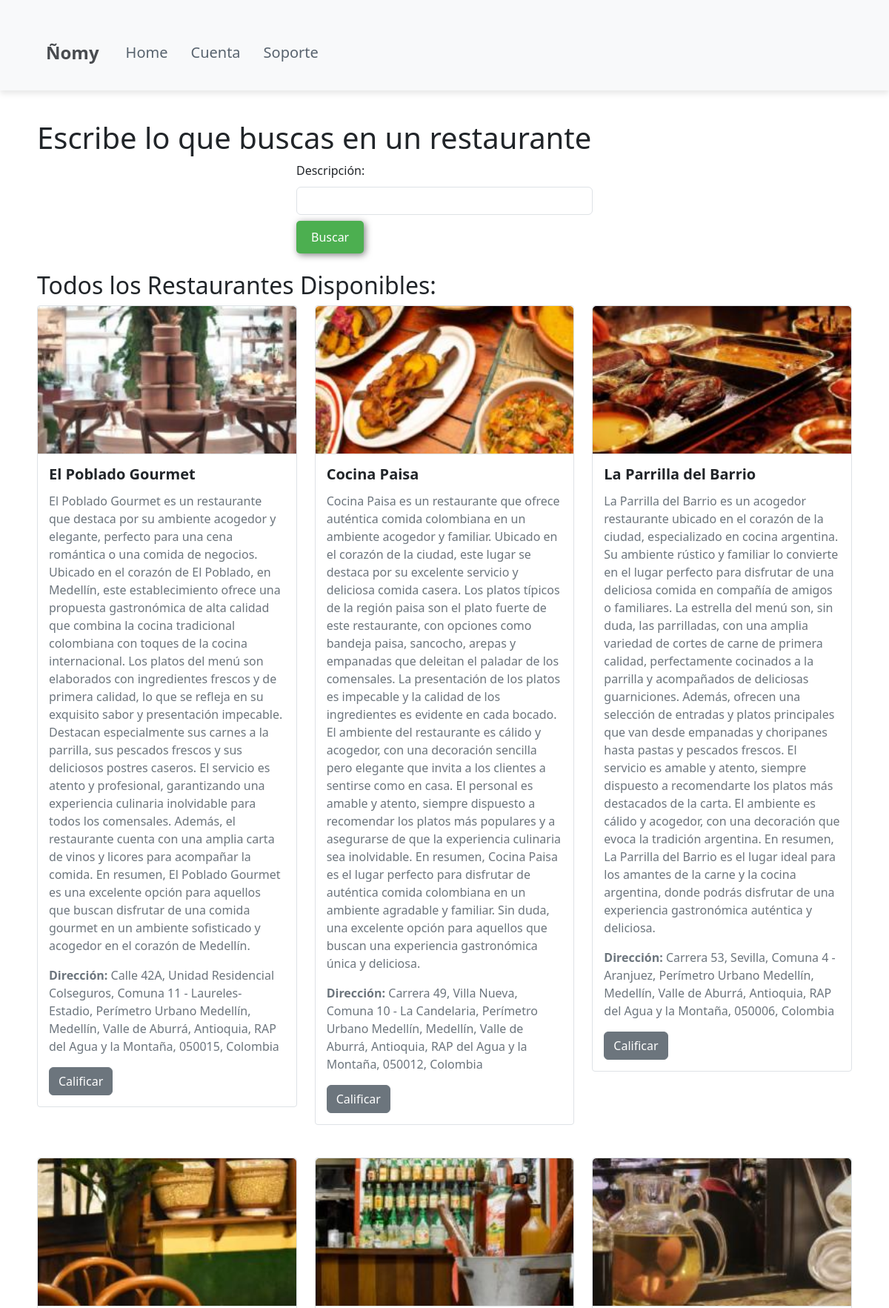
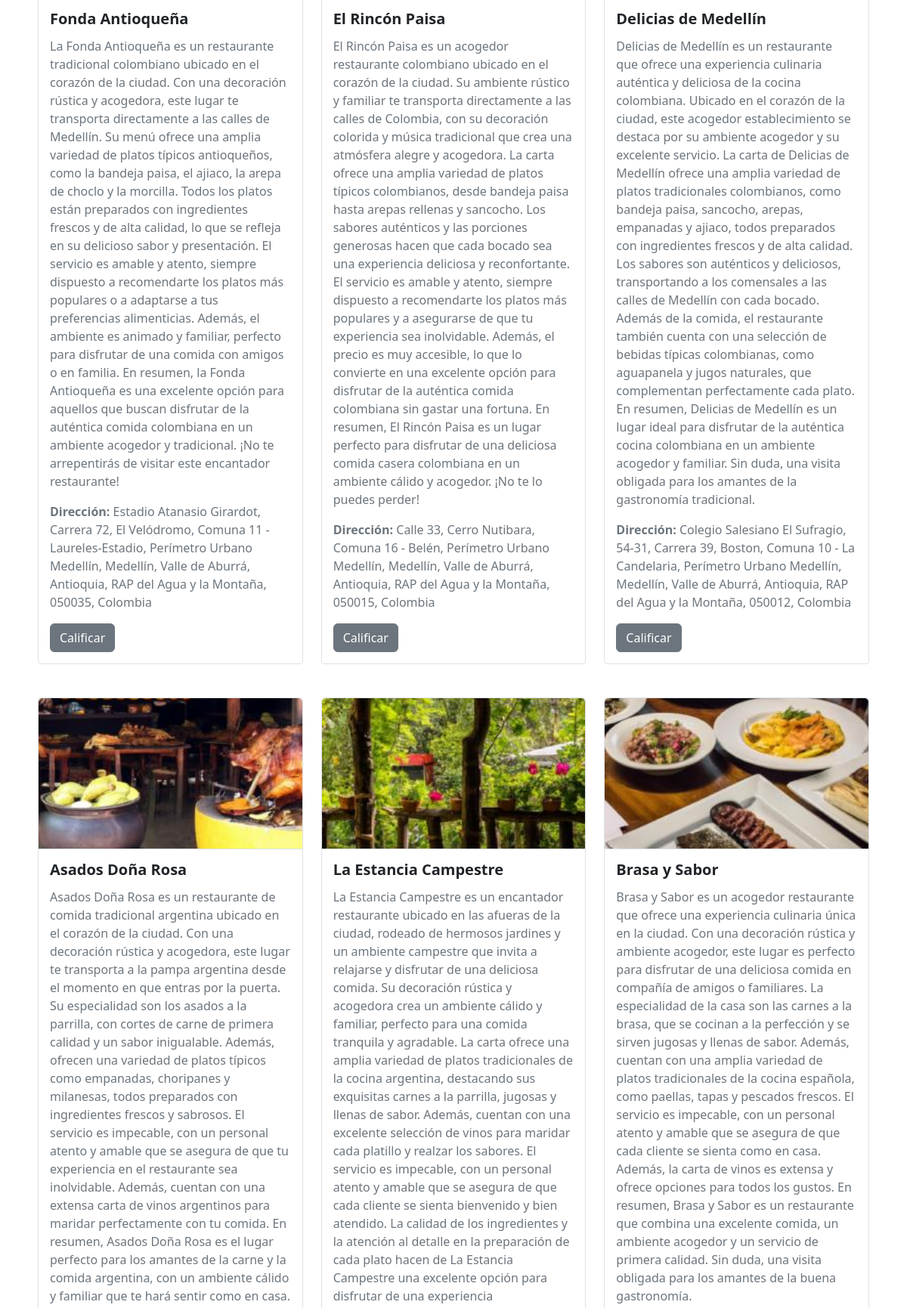
/restaurant/ (upper part), run on the app's committed database (2 pictures, top to bottom).
### restaurant/models.py (models this page shows, shortened)
class Restaurant(models.Model):
    nombre = models.CharField(max_length=250)
    descripcion = models.CharField(max_length=1000)
    latitud = models.CharField(max_length=250)
    longitud = models.CharField(max_length=250)
    image = models.ImageField(upload_to='nomy/images/', default='nomy/images/default.jpeg')
    emb = models.BinaryField(default=get_default_array())
    direccion = models.CharField(max_length=250, null=True, blank=True)

### restaurant/views.py (the view)
# urls.py: path('restaurant/', include('restaurant.urls')),
def restaurant(request):
    if request.method == 'POST':
        prompt = request.POST.get('prompt')
        if request.user.is_authenticated:
            searchahistory.objects.create(user=request.user, query=prompt)
        restaurants = Restaurant.objects.all()
        emb_request = get_embedding(prompt)
        sim = []
        for i in range(len(restaurants)):
            emb = restaurants[i].emb
            emb = list(np.frombuffer(emb))
            sim.append(cosine_similarity(emb, emb_request))
        sim = np.array(sim)
        idx = np.argmax(sim)
        idx = int(idx)
        if sim[idx] > 0:
            best_restaurant = [restaurants[idx]]
        else:
            best_restaurant = []
    else:
        best_restaurant = []
        restaurants = Restaurant.objects.all()
    return render(request, 'restaurant.html', {'restaurants': restaurants, 'recommendations': best_restaurant})

### restaurant/templates/restaurant.html (shortened to what this page needs)
{% load static %}
<!DOCTYPE html>
<html lang="en">
<head>
    <link rel="stylesheet" type="text/css" href="{% static 'css/index.css' %}">
    <link href="https://cdn.jsdelivr.net/npm/bootstrap@5.3.3/dist/css/bootstrap.min.css" rel="stylesheet">
</head>
<body>
    <header>
        <nav class="navbar navbar-expand-lg navbar-light">
            <div class="container">
                <a class="navbar-brand" href="#">Ñomy</a>
                <div class="collapse navbar-collapse" id="navbarNav">
                    <ul class="navbar-nav me-auto mb-2 mb-lg-0">
                        <li class="nav-item">
                            <a class="nav-link" href="http://127.0.0.1:8000/">Home</a>
                        </li>
                        <li class="nav-item">
                            <a class="nav-link" href="#">Cuenta</a>
                        </li>
                        <li class="nav-item">
                            <a class="nav-link" href="#">Soporte</a>
                        </li>
                    </ul>
                </div>
            </div>
        </nav>
    </header>
    {% block content %}
    <div class="container">
        <h1>Escribe lo que buscas en un restaurante</h1>
        <form method="POST" action="{% url 'restaurant' %}">
            <div class="form-group">
                <label for="prompt">Descripción:</label>
                <input type="text" id="prompt" name="prompt" class="form-control" required>
            </div>
            <button type="submit" class="btn btn-primary mt-2">Buscar</button>
        </form>
        <h2 class="mt-4">Todos los Restaurantes Disponibles:</h2>
        <div class="row row-cols-1 row-cols-md-3 g-4">
            {% for restaurant in restaurants %}
            <div class="col">
                <div class="card">
                    {% if restaurant.image %}
                        <img src="{{ restaurant.image.url }}" class="card-img-top" alt="{{ restaurant.nombre }}">
                    {% endif %}
                    <div class="card-body">
                        <h5 class="card-title fw-bold">{{ restaurant.nombre }}</h5>
                        <p class="card-text">{{ restaurant.descripcion }}</p>
                        <p class="card-text"><strong>Dirección:</strong> {{ restaurant.direccion }}</p>
                        <a href="{% url 'add_review' restaurant.id %}" class="btn btn-secondary">Calificar</a>
                    </div>
                </div>
            </div>
            {% endfor %}
        </div>
    </div>
    {% endblock %}
</body>
</html>

### nomy/static/css/index.css (style rules this page uses)
* { box-sizing: border-box; }
html { scroll-behavior: smooth; }
body { font-family: 'Roboto', sans-serif; margin: 0; }
h1 { font-size: 3.5em; margin: 0 0 20px 0; }
h2 { font-size: 2.7em; }
p { font-size: 1.25em; }
ul { list-style: none; }
li { font-size: 1.25em; }
button { font-size: 1.25em; font-weight: bold; padding: 10px 30px; border-radius: 5px; border: 2px solid rgba(0, 0, 0, 0.3); box-shadow: 2px 2px 10px rgba(0, 0, 0, 0.5); color: white; background-color: blueviolet; cursor: pointer; }
.container { max-width: 1400px; margin: auto; }
header { background-color: rgb(245, 245, 245); position: fixed; width: 100%; }
header .container { display: flex; flex-direction: row; justify-content: space-between; align-items: center; }
header nav { display: flex; flex-direction: row; text-align: center; padding-right: 20px; }
header a { padding: 5px 12px; text-decoration: none; font-weight: bold; color: black; }
form { width: 400px; margin: 0 auto; }
label { display: block; margin-bottom: 10px; }
input { display: block; width: 100%; padding: 10px; margin-bottom: 20px; box-sizing: border-box; border-radius: 5px; border: 1px solid #ccc; }
.container .btn-primary { background-color: #4CAF50; color: white; padding: 10px 20px; border: none; border-radius: 5px; }

### restaurant/templates/restaurant.html (style rules this page uses)
body, html { margin: 0; padding: 0; height: 100%; }
header { background-color: #f8f9fa; position: relative; z-index: 1000; box-shadow: 0px 4px 8px rgba(0, 0, 0, 0.1); }
.navbar-brand { font-size: 24px; font-weight: bold; color: #494c50; }
.navbar-nav a { margin-right: 15px; color: #58636e; text-decoration: none; }
.container { padding: 20px; margin-top: 20px; }
.card { margin-bottom: 20px; border: 1px solid #dee2e6; border-radius: 0.25rem; }
.card img { height: 200px; object-fit: cover; border-bottom: 1px solid #dee2e6; }
.card-body { padding: 15px; }
.card-title { font-size: 1.25rem; margin-bottom: 0.75rem; }
.card-text { font-size: 1rem; color: #6c757d; }

### data on the page
Restaurant: image (picture), nombre "El Poblado Gourmet", descripcion "El Poblado Gourmet es un restaurante que destaca por su ambiente acogedor y elegante, perfecto para una cena romántica o una comida de negocios. Ubicado en el corazón de El Poblado, en Medellín, este establecimiento ofrece una propuesta gastronómica de alta calidad que combina la cocina tradicional colombiana con toques de la cocina internacional. Los platos del menú son elaborados con ingredientes frescos y de primera calidad, lo que se refleja en su exquisito sabor y presentación impecable. Destacan especialmente sus carnes a la parrilla, sus pescados frescos y sus deliciosos postres caseros. El servicio es atento y profesional, garantizando una experiencia culinaria inolvidable para…", direccion "Calle 42A, Unidad Residencial Colseguros, Comuna 11 - Laureles-Estadio, Perímetro Urbano Medellín, Medellín, Valle de Aburrá, Antioquia, RAP del Agua y la Montaña, 050015, Colombia"
Restaurant: image (picture), nombre "Cocina Paisa", descripcion "Cocina Paisa es un restaurante que ofrece auténtica comida colombiana en un ambiente acogedor y familiar. Ubicado en el corazón de la ciudad, este lugar se destaca por su excelente servicio y deliciosa comida casera. Los platos típicos de la región paisa son el plato fuerte de este restaurante, con opciones como bandeja paisa, sancocho, arepas y empanadas que deleitan el paladar de los comensales. La presentación de los platos es impecable y la calidad de los ingredientes es evidente en cada bocado. El ambiente del restaurante es cálido y acogedor, con una decoración sencilla pero elegante que invita a los clientes a sentirse como en casa. El personal es amable y atento, siempre dispuesto a…", direccion "Carrera 49, Villa Nueva, Comuna 10 - La Candelaria, Perímetro Urbano Medellín, Medellín, Valle de Aburrá, Antioquia, RAP del Agua y la Montaña, 050012, Colombia"
Restaurant: image (picture), nombre "La Parrilla del Barrio", descripcion "La Parrilla del Barrio es un acogedor restaurante ubicado en el corazón de la ciudad, especializado en cocina argentina. Su ambiente rústico y familiar lo convierte en el lugar perfecto para disfrutar de una deliciosa comida en compañía de amigos o familiares. La estrella del menú son, sin duda, las parrilladas, con una amplia variedad de cortes de carne de primera calidad, perfectamente cocinados a la parrilla y acompañados de deliciosas guarniciones. Además, ofrecen una selección de entradas y platos principales que van desde empanadas y choripanes hasta pastas y pescados frescos. El servicio es amable y atento, siempre dispuesto a recomendarte los platos más destacados de la carta. El…", direccion "Carrera 53, Sevilla, Comuna 4 - Aranjuez, Perímetro Urbano Medellín, Medellín, Valle de Aburrá, Antioquia, RAP del Agua y la Montaña, 050006, Colombia"
Restaurant: image (picture), nombre "Fonda Antioqueña", descripcion "La Fonda Antioqueña es un restaurante tradicional colombiano ubicado en el corazón de la ciudad. Con una decoración rústica y acogedora, este lugar te transporta directamente a las calles de Medellín. Su menú ofrece una amplia variedad de platos típicos antioqueños, como la bandeja paisa, el ajiaco, la arepa de choclo y la morcilla. Todos los platos están preparados con ingredientes frescos y de alta calidad, lo que se refleja en su delicioso sabor y presentación. El servicio es amable y atento, siempre dispuesto a recomendarte los platos más populares o a adaptarse a tus preferencias alimenticias. Además, el ambiente es animado y familiar, perfecto para disfrutar de una comida con amigos o…", direccion "Estadio Atanasio Girardot, Carrera 72, El Velódromo, Comuna 11 - Laureles-Estadio, Perímetro Urbano Medellín, Medellín, Valle de Aburrá, Antioquia, RAP del Agua y la Montaña, 050035, Colombia"
Restaurant: image (picture), nombre "El Rincón Paisa", descripcion "El Rincón Paisa es un acogedor restaurante colombiano ubicado en el corazón de la ciudad. Su ambiente rústico y familiar te transporta directamente a las calles de Colombia, con su decoración colorida y música tradicional que crea una atmósfera alegre y acogedora. La carta ofrece una amplia variedad de platos típicos colombianos, desde bandeja paisa hasta arepas rellenas y sancocho. Los sabores auténticos y las porciones generosas hacen que cada bocado sea una experiencia deliciosa y reconfortante. El servicio es amable y atento, siempre dispuesto a recomendarte los platos más populares y a asegurarse de que tu experiencia sea inolvidable. Además, el precio es muy accesible, lo que lo…", direccion "Calle 33, Cerro Nutibara, Comuna 16 - Belén, Perímetro Urbano Medellín, Medellín, Valle de Aburrá, Antioquia, RAP del Agua y la Montaña, 050015, Colombia"
Restaurant: image (picture), nombre "Delicias de Medellín", descripcion "Delicias de Medellín es un restaurante que ofrece una experiencia culinaria auténtica y deliciosa de la cocina colombiana. Ubicado en el corazón de la ciudad, este acogedor establecimiento se destaca por su ambiente acogedor y su excelente servicio. La carta de Delicias de Medellín ofrece una amplia variedad de platos tradicionales colombianos, como bandeja paisa, sancocho, arepas, empanadas y ajiaco, todos preparados con ingredientes frescos y de alta calidad. Los sabores son auténticos y deliciosos, transportando a los comensales a las calles de Medellín con cada bocado. Además de la comida, el restaurante también cuenta con una selección de bebidas típicas colombianas, como aguapanela y…", direccion "Colegio Salesiano El Sufragio, 54-31, Carrera 39, Boston, Comuna 10 - La Candelaria, Perímetro Urbano Medellín, Medellín, Valle de Aburrá, Antioquia, RAP del Agua y la Montaña, 050012, Colombia"
Restaurant: image (picture), nombre "Asados Doña Rosa"
Restaurant: image (picture), nombre "La Estancia Campestre"
Restaurant: image (picture), nombre "Brasa y Sabor", descripcion "Brasa y Sabor es un acogedor restaurante que ofrece una experiencia culinaria única en la ciudad. Con una decoración rústica y ambiente acogedor, este lugar es perfecto para disfrutar de una deliciosa comida en compañía de amigos o familiares. La especialidad de la casa son las carnes a la brasa, que se cocinan a la perfección y se sirven jugosas y llenas de sabor. Además, cuentan con una amplia variedad de platos tradicionales de la cocina española, como paellas, tapas y pescados frescos. El servicio es impecable, con un personal atento y amable que se asegura de que cada cliente se sienta como en casa. Además, la carta de vinos es extensa y ofrece opciones para todos los gustos. En…"
